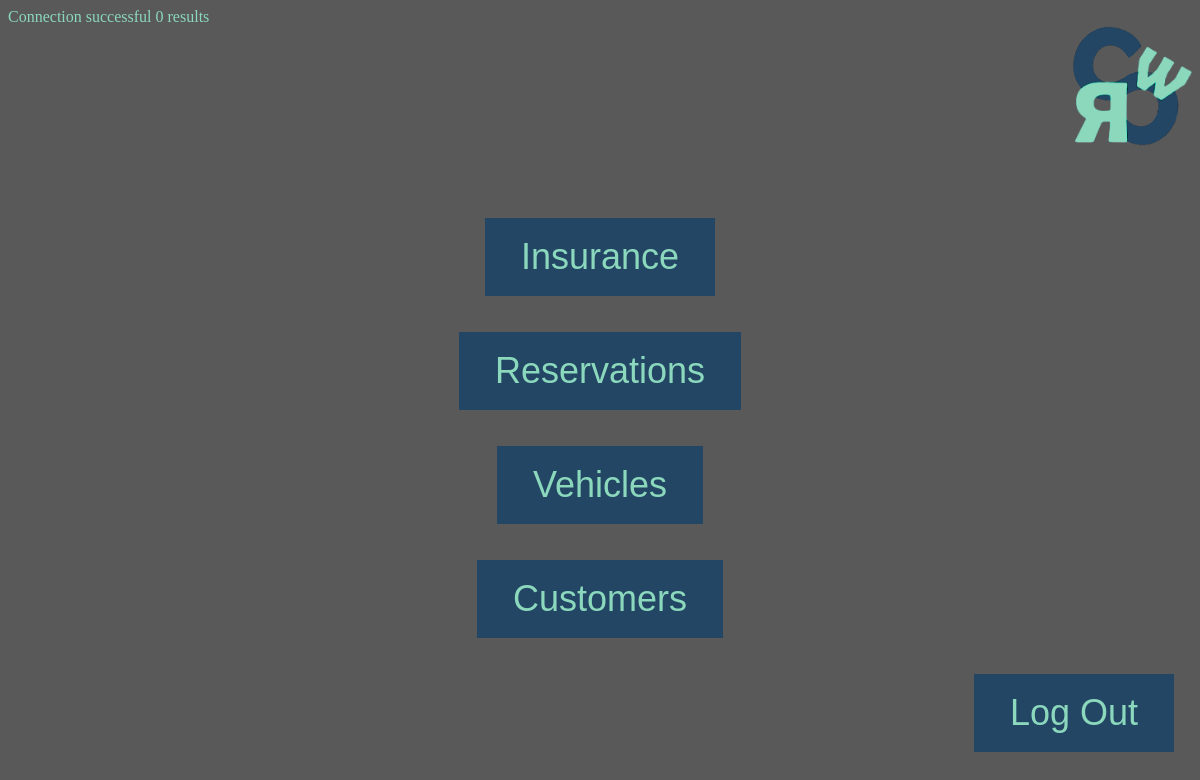
The app's page /cpsc471_project/emp_start.php, older data.
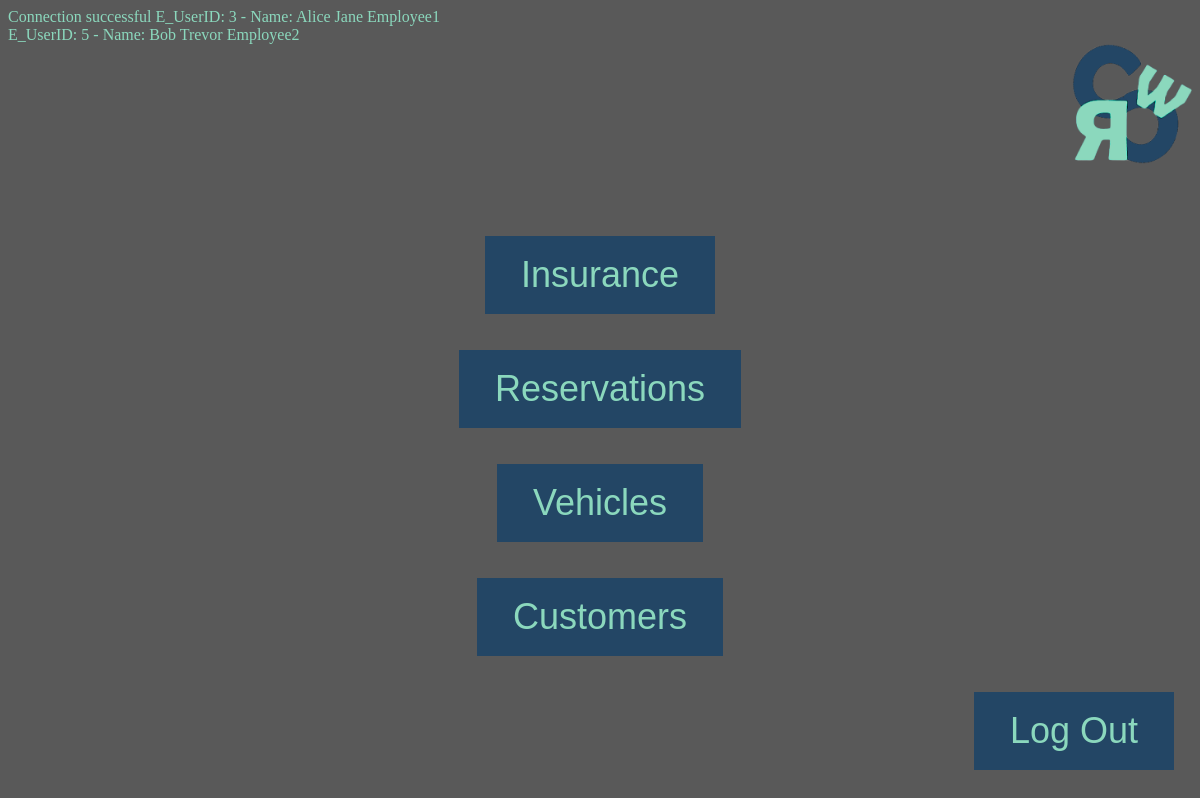
The same page, newer data.
### tables this page shows
CREATE TABLE `employee` (
  `E_UserID` int(11) NOT NULL,
  `SIN` char(9) NOT NULL,
  `Branch_no` int(11) NOT NULL
);

CREATE TABLE `users` (
  `UserID` int(11) NOT NULL,
  `First_name` varchar(50) NOT NULL,
  `Middle_name` varchar(50) DEFAULT NULL,
  `Last_name` varchar(50) NOT NULL,
  `Email` varchar(50) NOT NULL,
  `Phone_number` char(10) DEFAULT NULL,
  `DOB` date DEFAULT NULL,
  `Sex` char(1) DEFAULT NULL,
  `Street_no` varchar(10) DEFAULT NULL,
  `Street_name` varchar(50) DEFAULT NULL,
  `City` varchar(50) DEFAULT NULL,
  `Province` char(2) DEFAULT NULL,
  `Postal_code` char(6) DEFAULT NULL
);

### cpsc471_project/emp_start.php (the view, shortened to what this page needs)
<?php
    $con = mysqli_connect("localhost","root","","cwcrs_db");
    $sql = "SELECT * FROM Employee, Users WHERE Employee.E_UserID = Users.UserID";
    $result = $con->query($sql);
    if ($result->num_rows > 0) {
        while($row = $result->fetch_assoc()) {
                echo "E_UserID: " . $row["E_UserID"]. " - Name: " . $row["First_name"]. " " . $row["Middle_name"]. " " . $row["Last_name"]. "<br>";
        }
      } else {
        echo "0 results";
      }
?>
<!DOCTYPE html>
<html>
<head>
</head>
<body>
<div class="header">
    <img src="logo.png" alt="logo" width=2vw height=2vw/>
</div>
  <table>
  <tr>
    <td>
</td>
    <td>
    <button class= "insbutton" type="button" onclick="window.location.href='emp_ins.php'">Insurance</button>
</td>
    <td></td>
  </tr>
  <tr>
    <td>
</td>
    <td>
    <button class= "resbutton" type="button" onclick="window.location.href='emp_res.php'">Reservations</button>
</td>
    <td></td>
  </tr>
  <tr>
    <td>
</td>
    <td>
    <button class= "vehiclebutton" type="button" onclick="window.location.href='emp_veh.php'">Vehicles</button>
</td>
    <td></td>
  </tr>
  <tr>
    <td>
</td>
    <td>
    <button class= "custbutton" type="button" onclick="window.location.href='emp_cust.php'">Customers</button>
</td>
    <td></td>
  </tr>
</table>
  <table class="logout_table">
  <tr>
    <td>
</td>
<td>
</td>
<td>
    <button class= "logoutbutton" type="button" onclick="window.location.href='login.php'"> Log Out</button>
</td>
</tr>
</table>
    </body>
    </html>

Row changes from the older to the newer data that the page shows:
added employee: E_UserID "3", E_UserID.First_name "Alice", E_UserID.Middle_name "Jane", E_UserID.Last_name "Employee1"
added employee: E_UserID "5", E_UserID.First_name "Bob", E_UserID.Middle_name "Trevor", E_UserID.Last_name "Employee2"
Text that changed along with them:
text no longer shown: "0 results"
